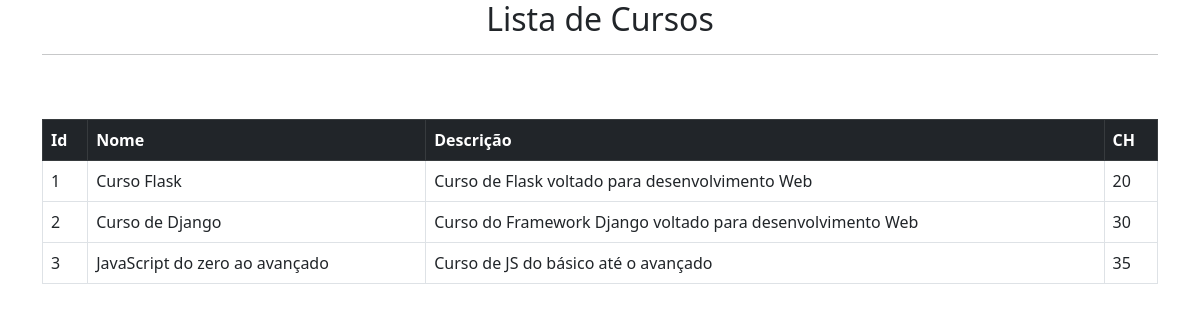
Page /cursos on the committed database.
### app.py (models this page shows, shortened)
class cursos(db.Model):
    id = db.Column(db.Integer, primary_key=True)
    nome = db.Column(db.String(50))
    descricao = db.Column(db.String(100))
    ch = db.Column(db.Integer)

### app.py (the view)
@app.route('/cursos')
def lista_cursos():
    page = request.args.get('page', 1, type=int)
    per_page = 4
    todos_cursos = cursos.query.paginate(page=page, per_page=per_page)
    return render_template("cursos.html", cursos=todos_cursos)

### templates/cursos.html (shortened to what this page needs)
<!DOCTYPE html>
<html lang="ept-br">
<head>
    <link rel="stylesheet" href="https://cdn.jsdelivr.net/npm/bootstrap@5.2.3/dist/css/bootstrap.min.css"
>
</head>
<div class="container">
    <body>
        <h2 style="text-align: center;">Lista de Cursos</h2>
        <hr>
        <br><br>
        <table class="table table-bordered table-hover">
            <thead class="table-dark">
                <tr>
                    <th scope="col">Id</th>
                    <th scope="col">Nome</th>
                    <th scope="col">Descrição</th>
                    <th scope="col">CH</th>
                </tr>
            </thead>
            <tbody>
                {% for curso in cursos.items %}
                <tr>
                    <td>{{curso.id}}</td>
                    <td>{{curso.nome}}</td>
                    <td>{{curso.descricao}}</td>
                    <td>{{curso.ch}}</td>
                </tr>
                {% endfor %}
            </tbody>
        </table>
    </body>
</div>
</html>

### rows in the picture
cursos: id "1", nome "Curso Flask", descricao "Curso de Flask voltado para desenvolvimento Web", ch "20"
cursos: id "2", nome "Curso de Django", descricao "Curso do Framework Django voltado para desenvolvimento Web", ch "30"
cursos: id "3", nome "JavaScript do zero ao avançado", descricao "Curso de JS do básico até o avançado", ch "35"
